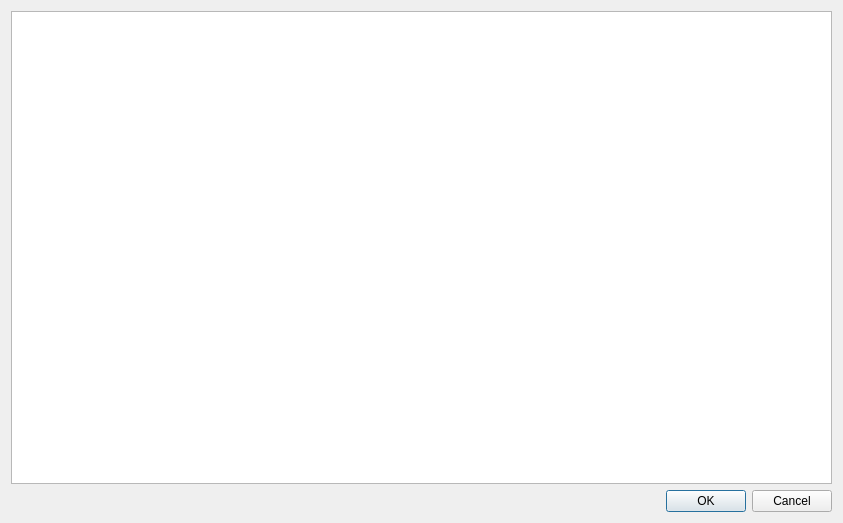
<?xml version="1.0" encoding="UTF-8"?>
<ui version="4.0">
 <class>OrderViewer</class>
 <widget class="QWidget" name="OrderViewer">
  <property name="geometry">
   <rect>
    <x>0</x>
    <y>0</y>
    <width>843</width>
    <height>523</height>
   </rect>
  </property>
  <property name="windowTitle">
   <string>Form</string>
  </property>
  <layout class="QGridLayout" name="gridLayout">
   <item row="0" column="0">
    <layout class="QVBoxLayout" name="verticalLayout">
     <item>
      <widget class="QTableView" name="orderViewerTable"/>
     </item>
     <item>
      <layout class="QHBoxLayout" name="horizontalLayout">
       <item>
        <spacer name="horizontalSpacer">
         <property name="orientation">
          <enum>Qt::Horizontal</enum>
         </property>
         <property name="sizeHint" stdset="0">
          <size>
           <width>40</width>
           <height>20</height>
          </size>
         </property>
        </spacer>
       </item>
       <item>
        <widget class="QDialogButtonBox" name="okButton">
         <property name="standardButtons">
          <set>QDialogButtonBox::Cancel|QDialogButtonBox::Ok</set>
         </property>
        </widget>
       </item>
      </layout>
     </item>
    </layout>
   </item>
  </layout>
 </widget>
 <resources/>
 <connections/>
</ui>
